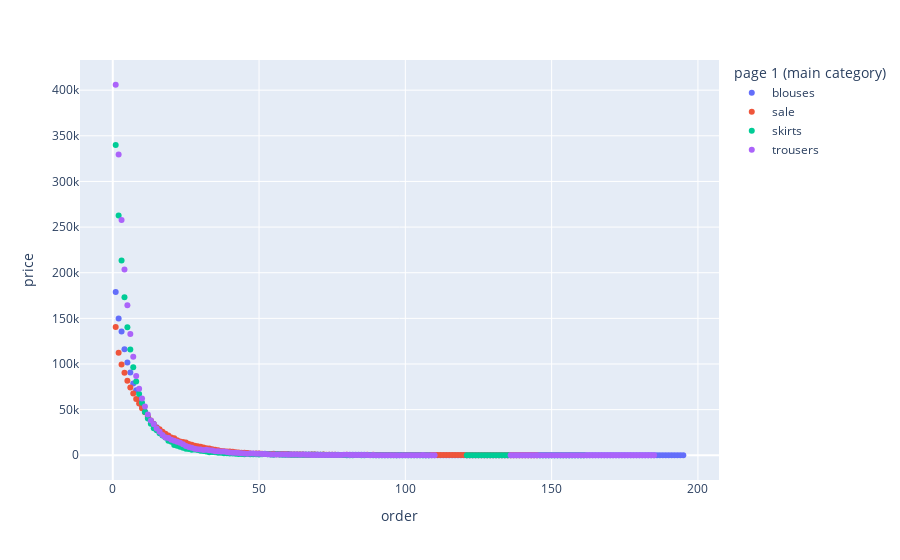

The cell this chart's notebook holds for it:
### Markdown cell above
## Are more clicks on the website refer to higher profit ? and is the main category related?

### Code cell
df11 = df.groupby(by=["order",'page 1 (main category)'])[["price"]].sum().reset_index()
fig = px.scatter(df11, x="order", y="price",color=df11['page 1 (main category)'])
fig.show()

### Figure 1 — Plotly figure (JSON) as saved in the notebook; plotly's stock layout.template omitted (floating-point values rounded to 4 significant figures; data arrays with more than 128 entries replaced by an {"elided": "..."} marker saying what was removed)
{"data": [{"hovertemplate": "page 1 (main category)=blouses<br>order=%{x}<br>price=%{y}<extra></extra>", "legendgroup": "blouses", "marker": {"color": "#636efa", "symbol": "circle"}, "mode": "markers", "name": "blouses", "orientation": "v", "showlegend": true, "type": "scatter", "x": {"elided": "195 int values"}, "xaxis": "x", "y": {"elided": "195 int values"}, "yaxis": "y"}, {"hovertemplate": "page 1 (main category)=sale<br>order=%{x}<br>price=%{y}<extra></extra>", "legendgroup": "sale", "marker": {"color": "#EF553B", "symbol": "circle"}, "mode": "markers", "name": "sale", "orientation": "v", "showlegend": true, "type": "scatter", "x": {"elided": "145 int values"}, "xaxis": "x", "y": {"elided": "145 int values"}, "yaxis": "y"}, {"hovertemplate": "page 1 (main category)=skirts<br>order=%{x}<br>price=%{y}<extra></extra>", "legendgroup": "skirts", "marker": {"color": "#00cc96", "symbol": "circle"}, "mode": "markers", "name": "skirts", "orientation": "v", "showlegend": true, "type": "scatter", "x": {"elided": "139 int values"}, "xaxis": "x", "y": {"elided": "139 int values"}, "yaxis": "y"}, {"hovertemplate": "page 1 (main category)=trousers<br>order=%{x}<br>price=%{y}<extra></extra>", "legendgroup": "trousers", "marker": {"color": "#ab63fa", "symbol": "circle"}, "mode": "markers", "name": "trousers", "orientation": "v", "showlegend": true, "type": "scatter", "x": {"elided": "160 int values"}, "xaxis": "x", "y": {"elided": "160 int values"}, "yaxis": "y"}], "layout": {"legend": {"title": {"text": "page 1 (main category)"}, "tracegroupgap": 0}, "margin": {"t": 60}, "xaxis": {"anchor": "y", "domain": [0, 1], "title": {"text": "order"}}, "yaxis": {"anchor": "x", "domain": [0, 1], "title": {"text": "price"}}}}
